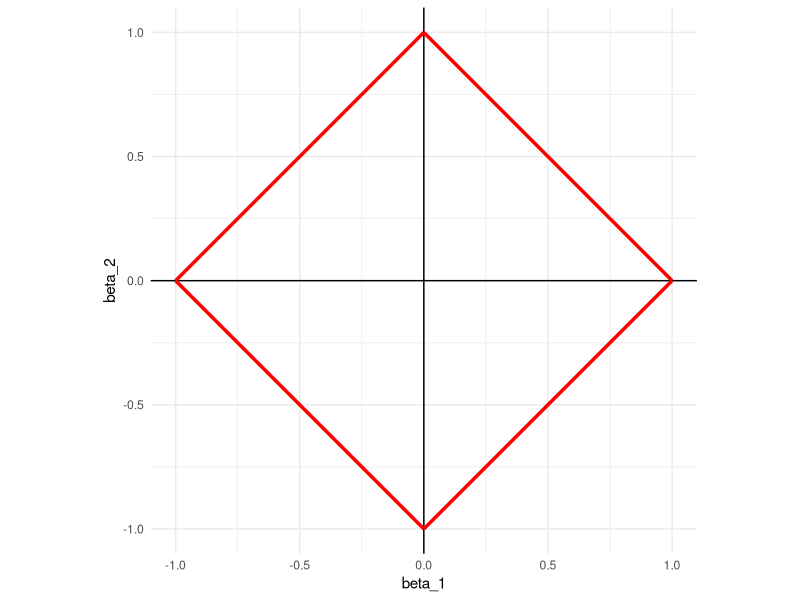
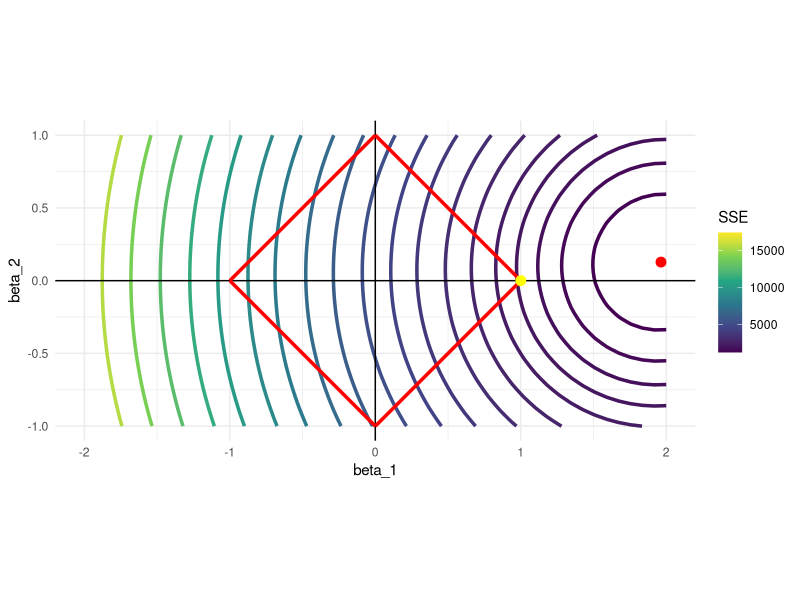
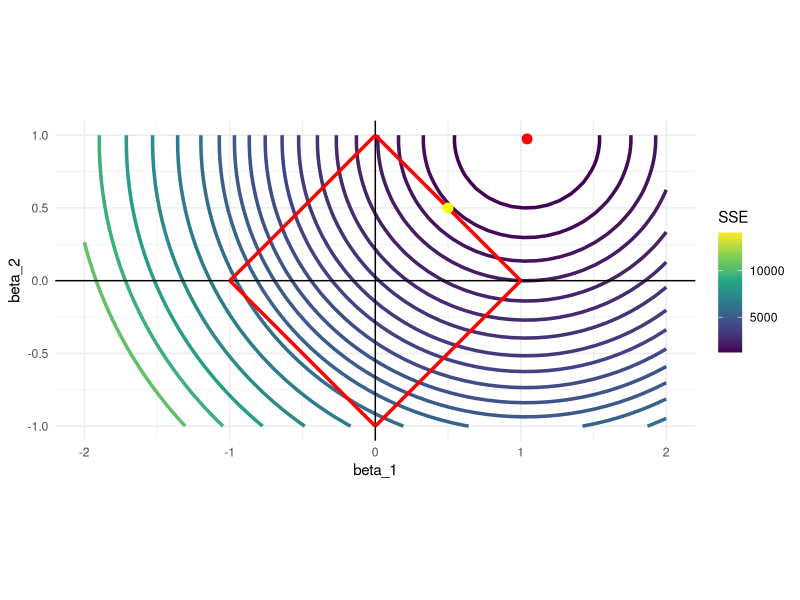
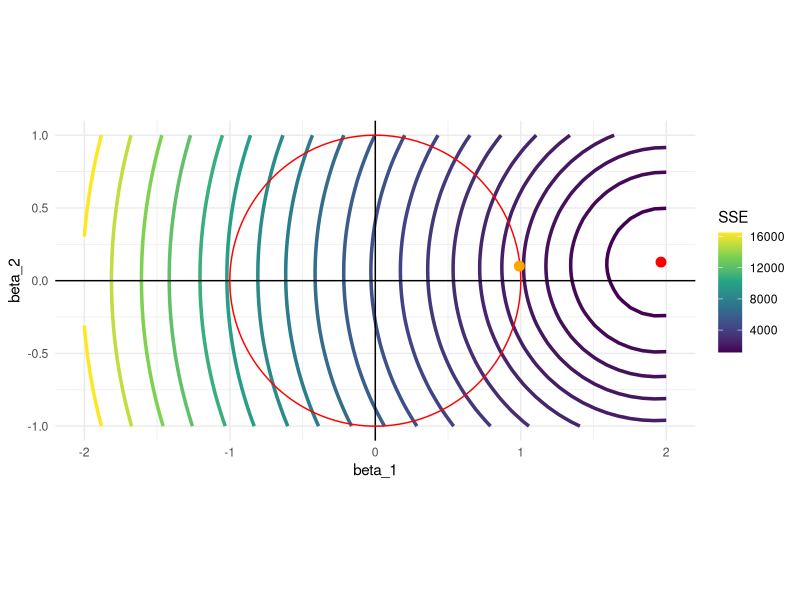
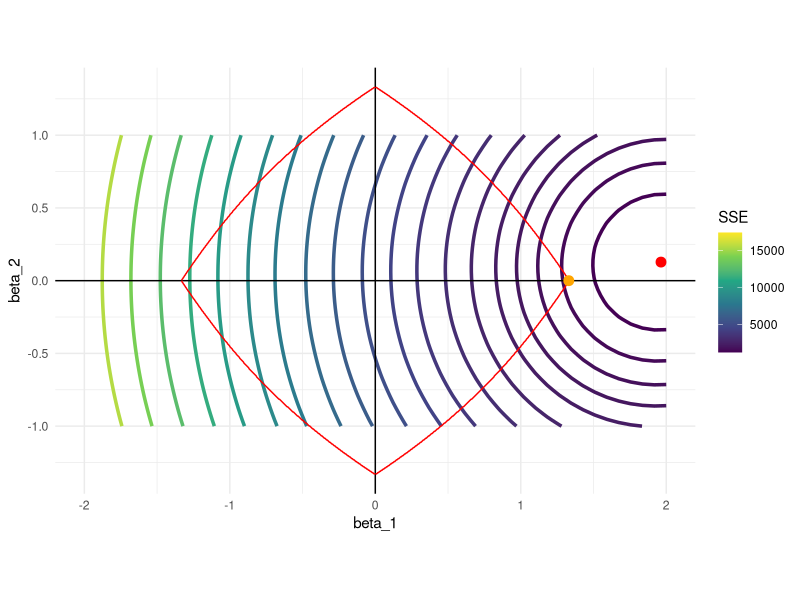
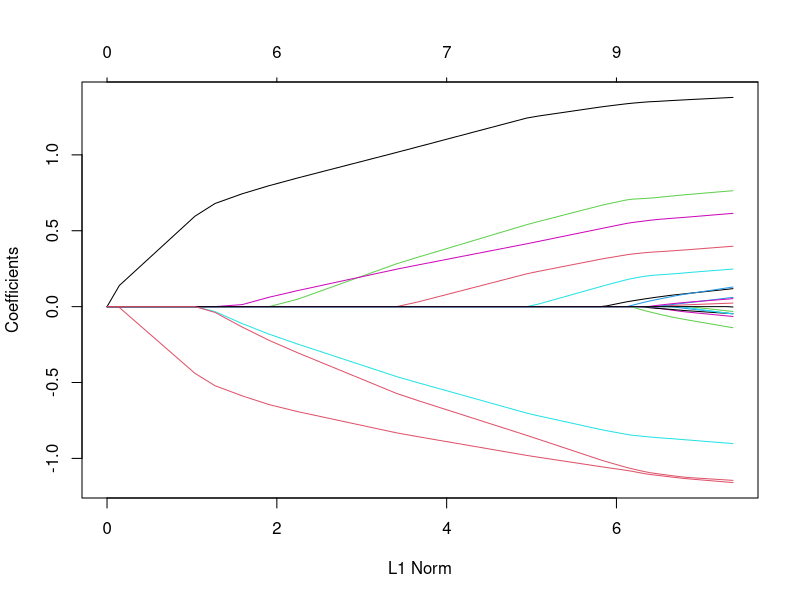
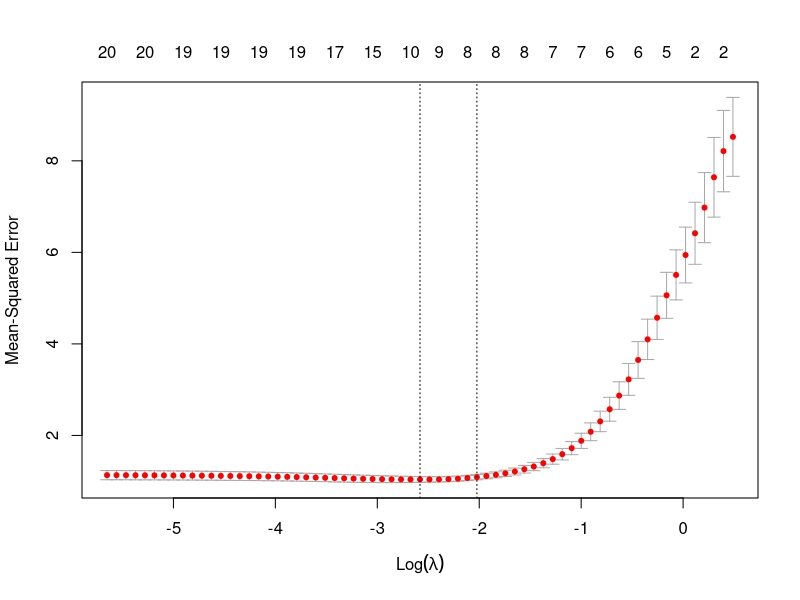

Recreate these plots in R, in order.
## ---- chunk 1
#| include: false

library(data.table)
library(tidyverse)
library(glmnet)
## ---- chunk 2
#| code-fold: true 

ggplot() +
  geom_hline(yintercept = 0) +
  geom_vline(xintercept = 0) +
  geom_segment(aes(x = 1, y = 0, xend = 0, yend = 1), color = "red", size = 1.2) +
  geom_segment(aes(x = 1, y = 0, xend = 0, yend = -1), color = "red", size = 1.2) +
  geom_segment(aes(x = -1, y = 0, xend = 0, yend = 1), color = "red", size = 1.2) +
  geom_segment(aes(x = -1, y = 0, xend = 0, yend = -1), color = "red", size = 1.2) +
  coord_equal() +
  xlab("beta_1") +
  ylab("beta_2") +
  theme_minimal()
## ---- chunk 3
N <- 1000 # number of observations
x_1 <- rnorm(N)
x_2 <- rnorm(N)
mu <- rnorm(N) # error term
y <- 2 * x_1 + 0.2 * x_2 + mu

data <-
  data.table(
    y = y,
    x_1 = x_1,
    x_2 = x_2
  )
## ---- chunk 4
(
ols_coefs_1 <- lm(y ~ x_1 + x_2, data = data)$coefficient
)
## ---- chunk 5
(
beta_table <- 
  data.table::CJ(
    beta_1 = seq(-2, 2, length = 50),
    beta_2 = seq(-1, 1, length = 50) 
  )
)
## ---- chunk 6

#=== define the function to get SSE ===#
get_sse <- function(i, data)
{
  #=== extract beta_1 and beta_2 for ith observation  ===#
  betas <- beta_table[i, ]

  #=== calculate SSE ===#
  sse <-
    copy(data) %>% 
    .[, y_hat := x_1 * betas[, beta_1] + x_2 * betas[, beta_2]] %>% 
    .[, se := (y - y_hat)^2] %>% 
    .[, sum(se)]

  return(sse)
}

#=== calculate SSE for each row of beta_table ===#
sse_all <-
  lapply(
    1:nrow(beta_table),
    function(x) get_sse(x, data)
  ) %>% 
  unlist()

#=== assign the calculated sse values as a variable ===#
(
beta_table[, sse_1 := sse_all]
)
## ---- chunk 7
#| code-fold: true 

ggplot() +
  stat_contour(
    data = beta_table, 
    aes(x = beta_1, y = beta_2, z = sse_1, color = ..level..),
    size = 1.2,
    breaks = 
      round(
        quantile(beta_table$sse_1, seq(0, 1, 0.05)),
        0
      )
    ) +
  scale_color_viridis_c(name = "SSE") +
  geom_hline(yintercept = 0) +
  geom_vline(xintercept = 0) +
  geom_segment(aes(x = 1, y = 0, xend = 0, yend = 1), color = "red", size = 1.2) +
  geom_segment(aes(x = 1, y = 0, xend = 0, yend = -1), color = "red", size = 1.2) +
  geom_segment(aes(x = -1, y = 0, xend = 0, yend = 1), color = "red", size = 1.2) +
  geom_segment(aes(x = -1, y = 0, xend = 0, yend = -1), color = "red", size = 1.2) +
  #=== OLS point estimates (solutions without the constraint) ===#
  geom_point(
    aes(x = ols_coefs_1["x_1"], y = ols_coefs_1["x_2"]),
    color = "red",
    size = 3
  ) +
  geom_point(
    aes(x = 1, y = 0),
    color = "yellow",
    size = 3
  ) +
  coord_equal() +
  theme_minimal()

## ---- chunk 8
#| code-fold: true

N <- 1000 # number of observations
x_1 <- rnorm(N)
x_2 <- rnorm(N)
mu <- rnorm(N) # error term
y <- x_1 + x_2 + mu

data <-
  data.table(
    y = y,
    x_1 = x_1,
    x_2 = x_2
  )

ols_coefs_2 <- lm(y ~ x_1 + x_2, data = data)$coefficient

#=== calculate sse for each row of beta_table ===#
sse_all <-
  lapply(
    1:nrow(beta_table),
    function(x) {
      betas <- beta_table[x, ]
      sse <-
        copy(data) %>% 
        .[, y_hat := x_1 * betas[, beta_1] + x_2 * betas[, beta_2]] %>% 
        .[, se := (y - y_hat)^2] %>% 
        .[, sum(se)]
      return(sse)
    }
  ) %>% 
  unlist()

#=== assign the calculated sse values as a variable ===#
beta_table[, sse_2 := sse_all]

#=== visualize ===#
ggplot() +
  stat_contour(
    data = beta_table, 
    aes(x = beta_1, y = beta_2, z = sse_2, color = ..level..),
    size = 1.2,
    breaks = 
      round(
        quantile(beta_table$sse_2, seq(0, 1, 0.05)),
        0
      )
    ) +
  scale_color_viridis_c(name = "SSE") +
  geom_hline(yintercept = 0) +
  geom_vline(xintercept = 0) +
  geom_segment(aes(x = 1, y = 0, xend = 0, yend = 1), color = "red", size = 1.2) +
  geom_segment(aes(x = 1, y = 0, xend = 0, yend = -1), color = "red", size = 1.2) +
  geom_segment(aes(x = -1, y = 0, xend = 0, yend = 1), color = "red", size = 1.2) +
  geom_segment(aes(x = -1, y = 0, xend = 0, yend = -1), color = "red", size = 1.2) +
  #=== OLS point estimates (solutions without the constraint) ===#
  geom_point(
    aes(x = ols_coefs_2["x_1"], y = ols_coefs_2["x_2"]),
    color = "red",
    size = 3
  ) +
  geom_point(
    aes(x = 0.5, y = 0.5),
    color = "yellow",
    size = 3
  ) +
  coord_equal() +
  theme_minimal()
## ---- chunk 9
#| code-fold: true
#| fig-cap: Illustration of Ridge Regression
#| label: fig-ridge-min

ggplot() +
  stat_contour(
    data = beta_table, 
    aes(x = beta_1, y = beta_2, z = sse_1, color = ..level..),
    size = 1.2,
    breaks = 
      round(
        quantile(beta_table$sse_1, seq(0.033, 1, 0.05)),
        0
      )
    ) +
  scale_color_viridis_c(name = "SSE") +
  geom_hline(yintercept = 0) +
  geom_vline(xintercept = 0) +
  ggforce::geom_circle(aes(x0 = 0, y0 = 0, r = 1), color = "red") +
  #=== OLS point estimates (solutions without the constraint) ===#
  geom_point(
    aes(x = ols_coefs_1["x_1"], y = ols_coefs_1["x_2"]),
    color = "red",
    size = 3
  ) +
  geom_point(
    aes(x = 0.99, y = 0.1),
    color = "orange",
    size = 3
  ) +
  coord_equal() +
  theme_minimal()
## ---- chunk 10
#| fig-cap: Illustration of Ridge Regression 
#| label: fig-en-min 
#| code-fold: true

get_const <- function(x1, x2, alpha){
  (1 - alpha) * sqrt(x1^2 + x2^2) / 2 + alpha * (abs(x1) + abs(x2))
}

alpha <- 0.5

en_const_data <-
  CJ(
    x1 = seq(-2, 2, length = 1000),
    x2 = seq(-2, 2, length = 1000)
  ) %>% 
  .[, c := abs(get_const(x1, x2, alpha)-1)] %>% 
  .[, x2_sign := x2 < 0] %>% 
  .[, .SD[which.min(c), ], by = .(x1, x2_sign)] %>% 
  .[abs(x1) <= 2/(1+alpha), ]

ggplot() +
  stat_contour(
    data = beta_table, 
    aes(x = beta_1, y = beta_2, z = sse_1, color = ..level..),
    size = 1.2,
    breaks = 
      round(
        quantile(beta_table$sse_1, seq(0, 1, 0.05)),
        0
      )
    ) +
  scale_color_viridis_c(name = "SSE") +
  geom_hline(yintercept = 0) +
  geom_vline(xintercept = 0) +
  #=== elastic net constraint ===#
  geom_line(data = en_const_data[x1 > 0 & x2 > 0], aes(x=x1, y = x2), color = "red") +
  geom_line(data = en_const_data[x1 < 0 & x2 > 0], aes(x=x1, y = x2), color = "red") +
  geom_line(data = en_const_data[x1 > 0 & x2 < 0], aes(x=x1, y = x2), color = "red") +
  geom_line(data = en_const_data[x1 < 0 & x2 < 0], aes(x=x1, y = x2), color = "red") +
  #=== OLS point estimates (solutions without the constraint) ===#
  geom_point(
    aes(x = ols_coefs_1["x_1"], y = ols_coefs_1["x_2"]),
    color = "red",
    size = 3
  ) +
  geom_point(
    aes(x = 1.33, y = 0),
    color = "orange",
    size = 3
  ) +
  coord_equal() +
  theme_minimal()
## ---- chunk 11
#=== get the data ===#
data(QuickStartExample)

#=== see the structure ===#
str(QuickStartExample)
## ---- chunk 12
#=== extract X and y ===#
X <- QuickStartExample$x
y <- QuickStartExample$y

#=== run Lasso ===#
lasso <- glmnet(X, y)
## ---- chunk 13
lasso
## ---- chunk 14
#=== get coefficient estimates ===#
coef_lasso <- coef(lasso)

#=== check the dimension ===#
dim(coef_lasso)

#=== take a look at the first and last three ===#
coef_lasso[, c(1:3, 65:67)]
## ---- chunk 15
plot(lasso)
## ---- chunk 16
cv_lasso <- cv.glmnet(X, y, nfolds = 5)
## ---- chunk 17
plot(cv_lasso)
## ---- chunk 18
cv_lasso$lambda.min
## ---- chunk 19
coef(cv_lasso, s = "lambda.min")
## ---- chunk 20
coef(cv_lasso, s = "lambda.1se")
## ---- chunk 21
cv.glmnet(X, y, nfolds = 5, standardize = FALSE) %>% 
  coef(s = "lambda.min")
## ---- chunk 22
#=== scale the first variable ===#
X_scaled <- X
X_scaled[, 1] <- X_scaled[, 1] / 1000

cv.glmnet(X_scaled, y, nfolds = 5, standardize = FALSE) %>% 
  coef(s = "lambda.min")
## ---- chunk 23
#=== not scaled ===#
cv.glmnet(X, y, nfolds = 5, standardize = TRUE) %>% 
  coef(s = "lambda.min")

#=== scaled ===#
cv.glmnet(X_scaled, y, nfolds = 5, standardize = TRUE) %>% 
  coef(s = "lambda.min")
